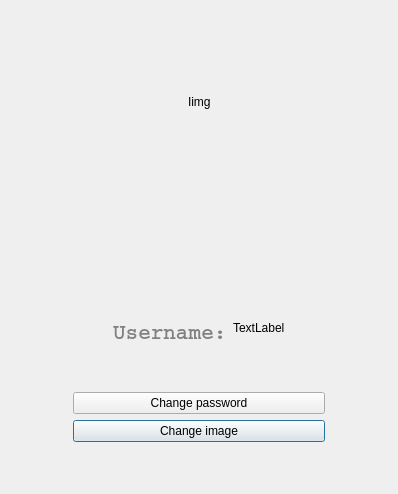
<?xml version="1.0" encoding="UTF-8"?>
<ui version="4.0">
 <class>AccountInterface</class>
 <widget class="QDialog" name="AccountInterface">
  <property name="geometry">
   <rect>
    <x>0</x>
    <y>0</y>
    <width>398</width>
    <height>494</height>
   </rect>
  </property>
  <property name="windowTitle">
   <string>Dialog</string>
  </property>
  <layout class="QGridLayout" name="gridLayout">
   <item row="3" column="3">
    <spacer name="horizontalSpacer_2">
     <property name="orientation">
      <enum>Qt::Horizontal</enum>
     </property>
     <property name="sizeHint" stdset="0">
      <size>
       <width>40</width>
       <height>20</height>
      </size>
     </property>
    </spacer>
   </item>
   <item row="8" column="2">
    <spacer name="verticalSpacer_8">
     <property name="orientation">
      <enum>Qt::Vertical</enum>
     </property>
     <property name="sizeHint" stdset="0">
      <size>
       <width>20</width>
       <height>40</height>
      </size>
     </property>
    </spacer>
   </item>
   <item row="12" column="2">
    <widget class="QPushButton" name="changeImage">
     <property name="text">
      <string>Change image</string>
     </property>
    </widget>
   </item>
   <item row="10" column="2">
    <spacer name="verticalSpacer_2">
     <property name="orientation">
      <enum>Qt::Vertical</enum>
     </property>
     <property name="sizeHint" stdset="0">
      <size>
       <width>20</width>
       <height>40</height>
      </size>
     </property>
    </spacer>
   </item>
   <item row="1" column="2">
    <spacer name="verticalSpacer">
     <property name="orientation">
      <enum>Qt::Vertical</enum>
     </property>
     <property name="sizeHint" stdset="0">
      <size>
       <width>20</width>
       <height>40</height>
      </size>
     </property>
    </spacer>
   </item>
   <item row="4" column="2">
    <spacer name="verticalSpacer_3">
     <property name="orientation">
      <enum>Qt::Vertical</enum>
     </property>
     <property name="sizeHint" stdset="0">
      <size>
       <width>20</width>
       <height>40</height>
      </size>
     </property>
    </spacer>
   </item>
   <item row="5" column="2">
    <spacer name="verticalSpacer_4">
     <property name="orientation">
      <enum>Qt::Vertical</enum>
     </property>
     <property name="sizeHint" stdset="0">
      <size>
       <width>20</width>
       <height>40</height>
      </size>
     </property>
    </spacer>
   </item>
   <item row="3" column="0">
    <spacer name="horizontalSpacer">
     <property name="orientation">
      <enum>Qt::Horizontal</enum>
     </property>
     <property name="sizeHint" stdset="0">
      <size>
       <width>40</width>
       <height>20</height>
      </size>
     </property>
    </spacer>
   </item>
   <item row="3" column="2">
    <layout class="QHBoxLayout" name="horizontalLayout_3">
     <item>
      <spacer name="horizontalSpacer_8">
       <property name="orientation">
        <enum>Qt::Horizontal</enum>
       </property>
       <property name="sizeHint" stdset="0">
        <size>
         <width>40</width>
         <height>20</height>
        </size>
       </property>
      </spacer>
     </item>
     <item>
      <widget class="QLabel" name="image_pic">
       <property name="text">
        <string>Iimg</string>
       </property>
      </widget>
     </item>
     <item>
      <spacer name="horizontalSpacer_9">
       <property name="orientation">
        <enum>Qt::Horizontal</enum>
       </property>
       <property name="sizeHint" stdset="0">
        <size>
         <width>40</width>
         <height>20</height>
        </size>
       </property>
      </spacer>
     </item>
    </layout>
   </item>
   <item row="6" column="2">
    <spacer name="verticalSpacer_5">
     <property name="orientation">
      <enum>Qt::Vertical</enum>
     </property>
     <property name="sizeHint" stdset="0">
      <size>
       <width>20</width>
       <height>40</height>
      </size>
     </property>
    </spacer>
   </item>
   <item row="13" column="2">
    <spacer name="verticalSpacer_6">
     <property name="orientation">
      <enum>Qt::Vertical</enum>
     </property>
     <property name="sizeHint" stdset="0">
      <size>
       <width>20</width>
       <height>40</height>
      </size>
     </property>
    </spacer>
   </item>
   <item row="11" column="2">
    <widget class="QPushButton" name="changePassword">
     <property name="text">
      <string>Change password</string>
     </property>
    </widget>
   </item>
   <item row="9" column="2">
    <layout class="QHBoxLayout" name="horizontalLayout">
     <item>
      <spacer name="horizontalSpacer_3">
       <property name="orientation">
        <enum>Qt::Horizontal</enum>
       </property>
       <property name="sizeHint" stdset="0">
        <size>
         <width>40</width>
         <height>20</height>
        </size>
       </property>
      </spacer>
     </item>
     <item>
      <widget class="QLabel" name="Username_label">
       <property name="font">
        <font>
         <family>Courier</family>
         <pointsize>16</pointsize>
         <weight>75</weight>
         <bold>true</bold>
        </font>
       </property>
       <property name="styleSheet">
        <string notr="true">background-color:transparent;
color:grey;</string>
       </property>
       <property name="text">
        <string>Username:</string>
       </property>
       <property name="alignment">
        <set>Qt::AlignBottom|Qt::AlignLeading|Qt::AlignLeft</set>
       </property>
      </widget>
     </item>
     <item>
      <widget class="QLabel" name="username">
       <property name="styleSheet">
        <string notr="true">font: 16pt &quot;Noto Sans&quot;;</string>
       </property>
       <property name="text">
        <string>TextLabel</string>
       </property>
       <property name="alignment">
        <set>Qt::AlignLeading|Qt::AlignLeft|Qt::AlignTop</set>
       </property>
      </widget>
     </item>
     <item>
      <spacer name="horizontalSpacer_4">
       <property name="orientation">
        <enum>Qt::Horizontal</enum>
       </property>
       <property name="sizeHint" stdset="0">
        <size>
         <width>40</width>
         <height>20</height>
        </size>
       </property>
      </spacer>
     </item>
    </layout>
   </item>
   <item row="7" column="2">
    <spacer name="verticalSpacer_7">
     <property name="orientation">
      <enum>Qt::Vertical</enum>
     </property>
     <property name="sizeHint" stdset="0">
      <size>
       <width>20</width>
       <height>40</height>
      </size>
     </property>
    </spacer>
   </item>
   <item row="2" column="2">
    <spacer name="verticalSpacer_9">
     <property name="orientation">
      <enum>Qt::Vertical</enum>
     </property>
     <property name="sizeHint" stdset="0">
      <size>
       <width>20</width>
       <height>40</height>
      </size>
     </property>
    </spacer>
   </item>
  </layout>
 </widget>
 <resources/>
 <connections/>
</ui>
